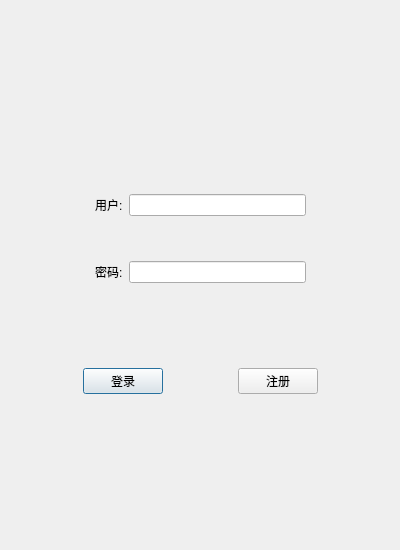
<?xml version="1.0" encoding="UTF-8"?>
<ui version="4.0">
 <class>Login</class>
 <widget class="QDialog" name="Login">
  <property name="geometry">
   <rect>
    <x>0</x>
    <y>0</y>
    <width>400</width>
    <height>550</height>
   </rect>
  </property>
  <property name="minimumSize">
   <size>
    <width>400</width>
    <height>550</height>
   </size>
  </property>
  <property name="maximumSize">
   <size>
    <width>400</width>
    <height>550</height>
   </size>
  </property>
  <property name="windowTitle">
   <string>Login</string>
  </property>
  <widget class="QWidget" name="">
   <property name="geometry">
    <rect>
     <x>10</x>
     <y>110</y>
     <width>381</width>
     <height>371</height>
    </rect>
   </property>
   <layout class="QVBoxLayout" name="verticalLayout">
    <property name="leftMargin">
     <number>5</number>
    </property>
    <property name="topMargin">
     <number>5</number>
    </property>
    <property name="rightMargin">
     <number>5</number>
    </property>
    <property name="bottomMargin">
     <number>5</number>
    </property>
    <item>
     <spacer name="verticalSpacer_4">
      <property name="orientation">
       <enum>Qt::Vertical</enum>
      </property>
      <property name="sizeType">
       <enum>QSizePolicy::Fixed</enum>
      </property>
      <property name="sizeHint" stdset="0">
       <size>
        <width>20</width>
        <height>40</height>
       </size>
      </property>
     </spacer>
    </item>
    <item>
     <layout class="QHBoxLayout" name="horizontalLayout">
      <item>
       <spacer name="horizontalSpacer_2">
        <property name="orientation">
         <enum>Qt::Horizontal</enum>
        </property>
        <property name="sizeType">
         <enum>QSizePolicy::Fixed</enum>
        </property>
        <property name="sizeHint" stdset="0">
         <size>
          <width>80</width>
          <height>20</height>
         </size>
        </property>
       </spacer>
      </item>
      <item>
       <widget class="QLabel" name="label">
        <property name="text">
         <string>用户:</string>
        </property>
       </widget>
      </item>
      <item>
       <widget class="QLineEdit" name="lineEdit"/>
      </item>
      <item>
       <spacer name="horizontalSpacer">
        <property name="orientation">
         <enum>Qt::Horizontal</enum>
        </property>
        <property name="sizeType">
         <enum>QSizePolicy::Fixed</enum>
        </property>
        <property name="sizeHint" stdset="0">
         <size>
          <width>80</width>
          <height>20</height>
         </size>
        </property>
       </spacer>
      </item>
     </layout>
    </item>
    <item>
     <layout class="QHBoxLayout" name="horizontalLayout_2">
      <item>
       <spacer name="horizontalSpacer_3">
        <property name="orientation">
         <enum>Qt::Horizontal</enum>
        </property>
        <property name="sizeType">
         <enum>QSizePolicy::Fixed</enum>
        </property>
        <property name="sizeHint" stdset="0">
         <size>
          <width>80</width>
          <height>20</height>
         </size>
        </property>
       </spacer>
      </item>
      <item>
       <widget class="QLabel" name="label_2">
        <property name="text">
         <string>密码:</string>
        </property>
       </widget>
      </item>
      <item>
       <widget class="QLineEdit" name="lineEdit_2"/>
      </item>
      <item>
       <spacer name="horizontalSpacer_4">
        <property name="orientation">
         <enum>Qt::Horizontal</enum>
        </property>
        <property name="sizeType">
         <enum>QSizePolicy::Fixed</enum>
        </property>
        <property name="sizeHint" stdset="0">
         <size>
          <width>80</width>
          <height>20</height>
         </size>
        </property>
       </spacer>
      </item>
     </layout>
    </item>
    <item>
     <spacer name="verticalSpacer_2">
      <property name="orientation">
       <enum>Qt::Vertical</enum>
      </property>
      <property name="sizeType">
       <enum>QSizePolicy::Fixed</enum>
      </property>
      <property name="sizeHint" stdset="0">
       <size>
        <width>20</width>
        <height>40</height>
       </size>
      </property>
     </spacer>
    </item>
    <item>
     <layout class="QHBoxLayout" name="horizontalLayout_4">
      <property name="leftMargin">
       <number>0</number>
      </property>
      <property name="topMargin">
       <number>0</number>
      </property>
      <property name="rightMargin">
       <number>0</number>
      </property>
      <item>
       <spacer name="horizontalSpacer_5">
        <property name="orientation">
         <enum>Qt::Horizontal</enum>
        </property>
        <property name="sizeHint" stdset="0">
         <size>
          <width>40</width>
          <height>20</height>
         </size>
        </property>
       </spacer>
      </item>
      <item>
       <widget class="QPushButton" name="pushButton">
        <property name="text">
         <string>登录</string>
        </property>
       </widget>
      </item>
      <item>
       <spacer name="horizontalSpacer_7">
        <property name="orientation">
         <enum>Qt::Horizontal</enum>
        </property>
        <property name="sizeHint" stdset="0">
         <size>
          <width>40</width>
          <height>20</height>
         </size>
        </property>
       </spacer>
      </item>
      <item>
       <widget class="QPushButton" name="pushButton_2">
        <property name="text">
         <string>注册</string>
        </property>
       </widget>
      </item>
      <item>
       <spacer name="horizontalSpacer_6">
        <property name="orientation">
         <enum>Qt::Horizontal</enum>
        </property>
        <property name="sizeHint" stdset="0">
         <size>
          <width>40</width>
          <height>20</height>
         </size>
        </property>
       </spacer>
      </item>
     </layout>
    </item>
    <item>
     <spacer name="verticalSpacer_3">
      <property name="orientation">
       <enum>Qt::Vertical</enum>
      </property>
      <property name="sizeType">
       <enum>QSizePolicy::Fixed</enum>
      </property>
      <property name="sizeHint" stdset="0">
       <size>
        <width>20</width>
        <height>40</height>
       </size>
      </property>
     </spacer>
    </item>
   </layout>
  </widget>
 </widget>
 <resources/>
 <connections/>
</ui>
